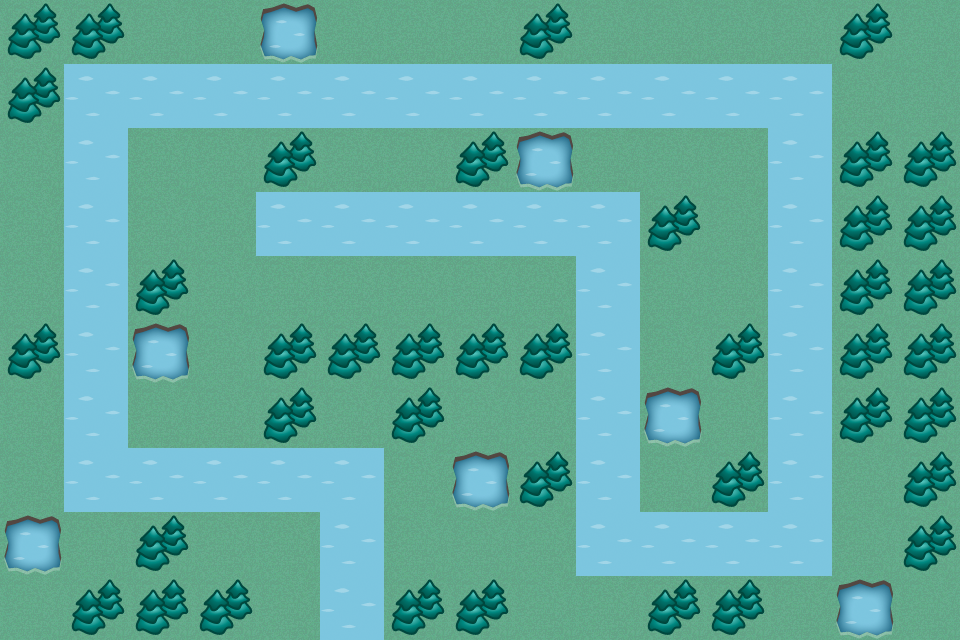

A 2D game scene composited from a Tiled map and its tileset images. What follows is a short description and the map's XML, with each tile layer's data collapsed to a summary:
An orthogonal 15x10 tile map with 64x64 px tiles, 1 tile layer (Background), 1 hidden layer not drawn and 1 object (Mountain).

<map version="1.0" orientation="orthogonal" width="15" height="10" tilewidth="64" tileheight="64">
 <tileset firstgid="1" name="TileLayer_background-hd" tilewidth="64" tileheight="64">
  <image source="TileLayer_background-hd.png" width="2048" height="2048" />
 </tileset>
 <layer name="Background" width="15" height="10">
  <data>[150 cells, 150 non-empty, 4 distinct tile ids]</data>
 </layer>
 <objectgroup name="MountainObject" width="15" height="10">
  <object name="Mountain" x="192" y="192" width="64" height="64" />
 </objectgroup>
 <layer name="Meta" width="15" height="10" visible="0">
  <data>[150 cells, 92 non-empty, 1 distinct tile ids]</data>
 </layer>
</map>
